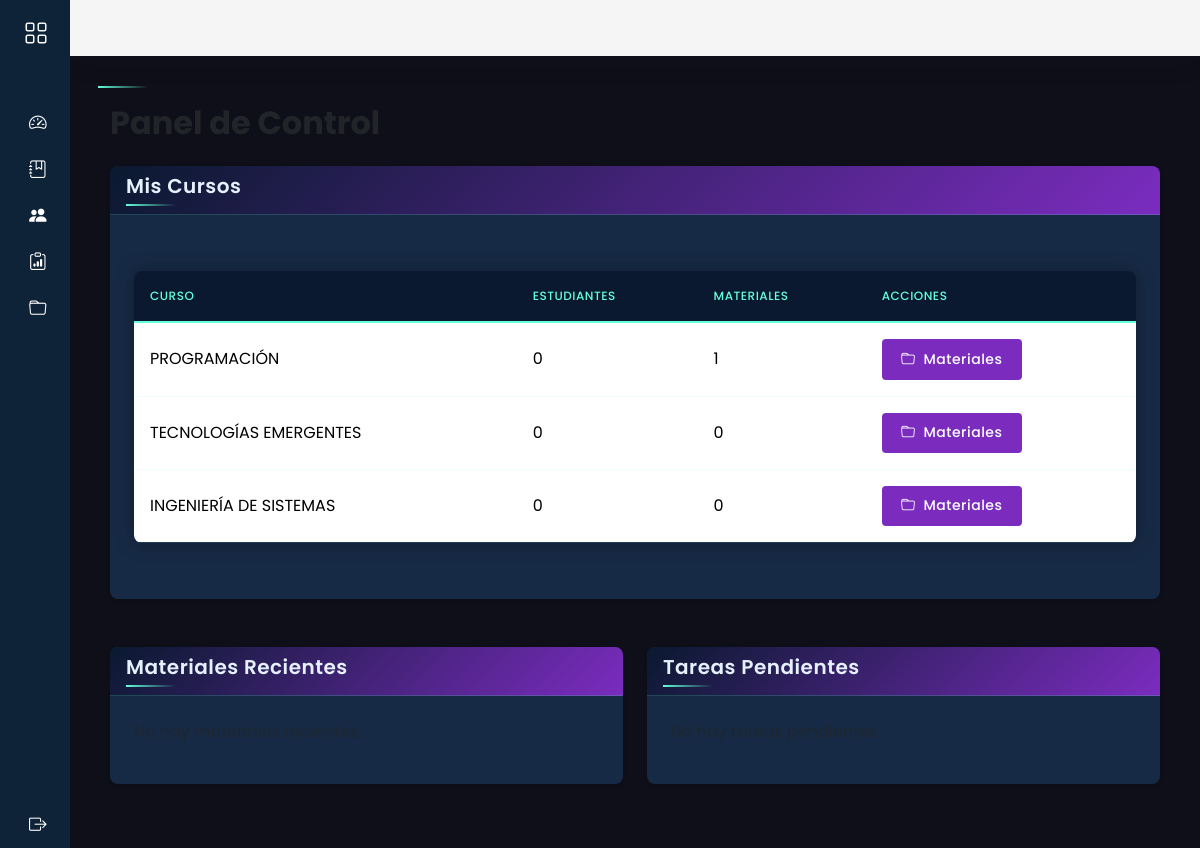
The app's page /docente/inicio/, older data.
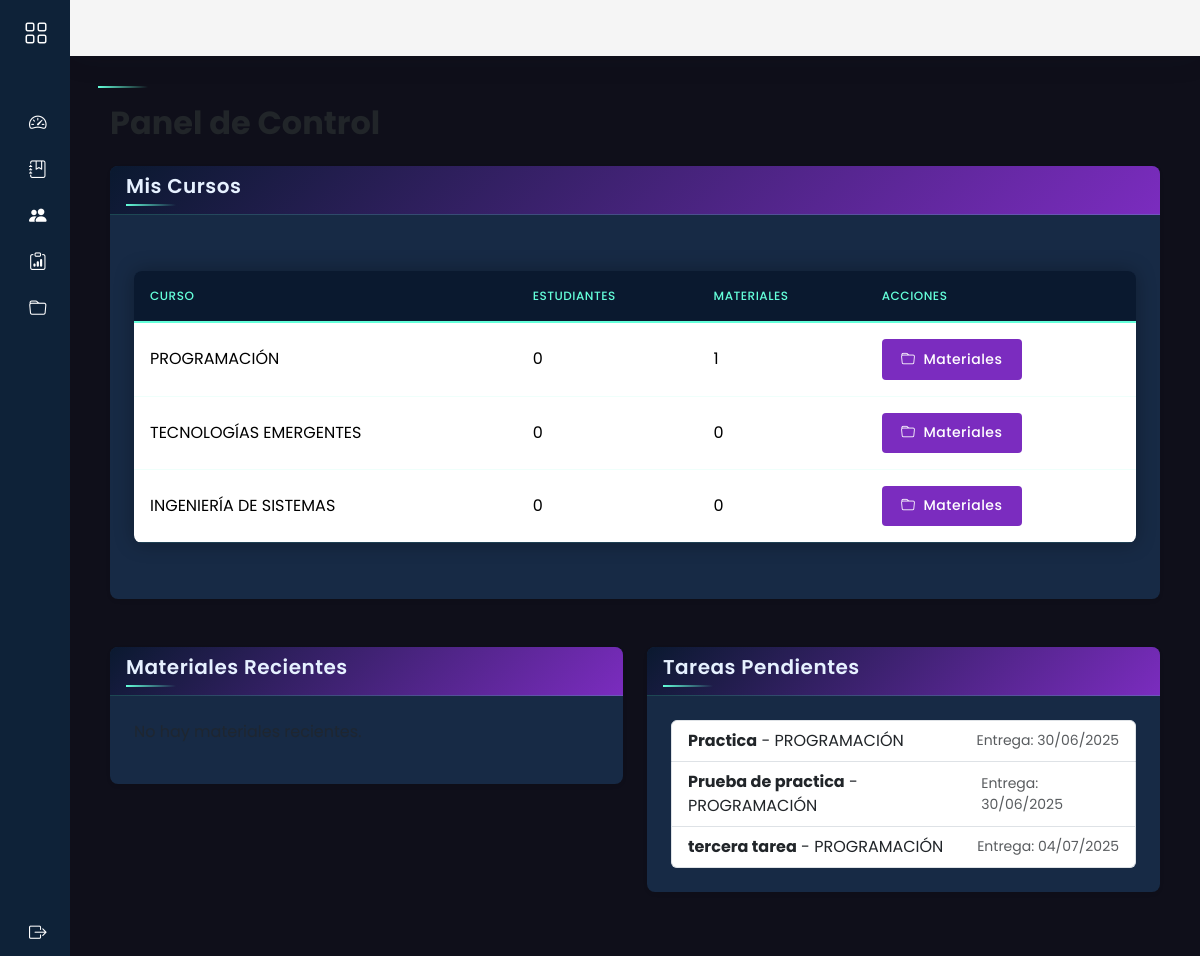
The same page, newer data.
### models/curso_model.py (models this page shows, shortened)
class Curso(db.Model):
    __tablename__ = 'cursos'
    id = db.Column(db.Integer, primary_key=True)
    nombre = db.Column(db.String(100), nullable=False)
    descripcion = db.Column(db.Text)
    sigla = db.Column(db.String(10), unique=True, nullable=False)
    carga_horaria = db.Column(db.Integer, nullable=False)
    activo = db.Column(db.Boolean, default=True, nullable=False)
    docente_id = db.Column(db.Integer, db.ForeignKey('docentes.id'),nullable=True)
    docente = db.relationship('Docente', back_populates='cursos')
    inscripciones = db.relationship('Inscripcion',back_populates='curso')
    inscripciones = db.relationship('Inscripcion', back_populates='curso')
    clases = db.relationship('Clase', back_populates='curso')

### models/tarea_model.py (models this page shows, shortened)
class Tarea(db.Model):
    __tablename__ = 'tareas'
    id = db.Column(db.Integer, primary_key=True)
    titulo = db.Column(db.String(100), nullable=False)
    descripcion = db.Column(db.Text)
    fecha_creacion = db.Column(db.DateTime, default=datetime.utcnow)  # Nuevo campo
    fecha_entrega = db.Column(db.DateTime, nullable=False)
    curso_id = db.Column(db.Integer, db.ForeignKey('cursos.id'), nullable=False)
    docente_id = db.Column(db.Integer, db.ForeignKey('docentes.id'), nullable=False)
    archivo_adjunto = db.Column(db.String(255))
    estado = db.Column(db.String(20), default='activa')  # 'activa', 'completada', 'cancelada'
    curso = db.relationship('Curso', backref='tareas_asignadas')  # Cambiado backref
    docente = db.relationship('Docente', backref='tareas_creadas')  # Cambiado backref

### controllers/docente/inicio_controller.py (the view)
@inicio_bp.route("/")
def dashboard():
    return mostrar_dashboard(docente_id=1)  # Cambia el 1 por el ID que exista en tu DB

### views/docente/inicio_view.py (called while the page is built)
def mostrar_dashboard(docente_id):
    cursos = Curso.query.filter_by(docente_id=docente_id).all()
    materiales_recientes = (
        Material.query
        .filter_by(docente_id=docente_id)
        .order_by(Material.fecha_subida.desc())
        .limit(5)
        .all()
    )
    tareas_pendientes = (
        Tarea.query
        .filter_by(docente_id=docente_id)
        .filter(Tarea.fecha_entrega >= datetime.now())
        .order_by(Tarea.fecha_entrega.asc())
        .all()
    )
    return render_template(
        'docente/inicio/dashboard.html',
        cursos=cursos,
        materiales_recientes=materiales_recientes,
        tareas_pendientes=tareas_pendientes
    )

### templates/docente/inicio/dashboard.html (shortened to what this page needs)
{% extends 'docente/base.html' %}
{% block content %}
<div class="container-fluid">
    <h2 class="fw-bold mb-4">Panel de Control</h2>
    <div class="row mb-4">
        <div class="col-md-12">
            <div class="card shadow-sm">
                <div class="card-header bg-primary text-white">
                    <h5 class="mb-0">Mis Cursos</h5>
                </div>
                <div class="card-body">
                    {% include 'docente/inicio/resumen_cursos.html' %}
                </div>
            </div>
        </div>
    </div>
    <div class="row">
        <div class="col-md-6">
            <div class="card shadow-sm">
                <div class="card-header bg-info text-white">
                    <h5 class="mb-0">Materiales Recientes</h5>
                </div>
                <div class="card-body">
                    {% if materiales_recientes %}
                        <ul class="list-group">
                            {% for material in materiales_recientes %}
                                <li class="list-group-item d-flex justify-content-between align-items-center">
                                    <span>
                                        <strong>{{ material.titulo }}</strong> - {{ material.curso.nombre }}
                                    </span>
                                    <small class="text-muted">{{ material.fecha_subida.strftime('%d/%m/%Y') }}</small>
                                </li>
                            {% endfor %}
                        </ul>
                    {% else %}
                        <p class="text-muted">No hay materiales recientes.</p>
                    {% endif %}
                </div>
            </div>
        </div>
        <div class="col-md-6">
            <div class="card shadow-sm">
                <div class="card-header bg-warning text-white">
                    <h5 class="mb-0">Tareas Pendientes</h5>
                </div>
                <div class="card-body">
                    {% if tareas_pendientes %}
                        <ul class="list-group">
                            {% for tarea in tareas_pendientes %}
                                <li class="list-group-item d-flex justify-content-between align-items-center">
                                    <span>
                                        <strong>{{ tarea.titulo }}</strong> - {{ tarea.curso.nombre }}
                                    </span>
                                    <small class="text-muted">Entrega: {{ tarea.fecha_entrega.strftime('%d/%m/%Y') }}</small>
                                </li>
                            {% endfor %}
                        </ul>
                    {% else %}
                        <p class="text-muted">No hay tareas pendientes.</p>
                    {% endif %}
                </div>
            </div>
        </div>
    </div>
</div>
{% endblock %}

### templates/docente/base.html (shortened to what this page needs)
<!doctype html>
<html lang="es">
<head>
    <link href="https://cdn.jsdelivr.net/npm/bootstrap@5.3.7/dist/css/bootstrap.min.css" rel="stylesheet"
>
    <link rel="stylesheet" href="{{ url_for('static', filename='css/docente.css') }}">
    <link rel="stylesheet" href="https://cdn.jsdelivr.net/npm/bootstrap-icons@1.8.1/font/bootstrap-icons.css">
    <link rel="stylesheet" href="https://cdn.jsdelivr.net/npm/bootstrap-icons@1.13.1/font/bootstrap-icons.min.css">
    <link href="https://cdn.datatables.net/v/bs5/dt-2.3.2/datatables.min.css" rel="stylesheet"
>
</head>
<body>
    <div class="wrapper">
        <aside id="sidebar">
            <div class="d-flex">
                <button id="toggle-btn" class="toggle-btn" type="button">
                    <i class="bi bi-grid"></i>
                </button>
            </div>
            <ul class="sidebar-nav">
                <li class="sidebar-item">
                    <a href="/docente/inicio" class="sidebar-link">
                        <i class="bi bi-speedometer2"></i>
                    </a>
                </li>
                <li class="sidebar-item">
                    <a href="/docente/cursos/" class="sidebar-link">
                        <i class="bi bi-journal-bookmark"></i>
                    </a>
                </li>
                <li class="sidebar-item">
                    <a href="/docente/estudiantes/" class="sidebar-link">
                        <i class="bi bi-people-fill"></i>
                    </a>
                </li>
                <li class="sidebar-item">
                    <a href="/docente/calificaciones/" class="sidebar-link">
                        <i class="bi bi-clipboard-data"></i>
                    </a>
                </li>
                <li class="sidebar-item">
                    <a href="#" class="sidebar-link collapsed has-dropdown" data-bs-toggle="collapse"
                        data-bs-target="#material" aria-expanded="false" aria-controls="material">
                        <i class="bi bi-folder"></i>
                    </a>
                </li>
            </ul>
            <div class="sidebar-footer">
                <a href="/docente/logout" class="sidebar-link">
                    <i class="bi bi-box-arrow-right"></i>
                </a>
            </div>
        </aside>
        <div class="main">
            <nav class="navbar navbar-expand px-4 py-3">
                <div class="navbar-collapse collapse">
                    <ul class="navbar-nav ms-auto">
                        <li class="nav-item dropdown">
                            <a href="#" class="nav-icon pe-md-0" data-bs-toggle="dropdown">
                            </a>
                        </li>
                    </ul>
                </div>
            </nav>
            <main class="content px-3 py-4">
                <div class="container-fluid">
                    <div class="mb-3">
                        <h3 class="fw-bold fs-4 mb-3">{% block header %}{% endblock %}</h3>
                        {% block content %}
                        {% endblock %}
                    </div>
                </div>
            </main>
        </div>
    </div>
</body>
</html>

### templates/docente/inicio/resumen_cursos.html
<div class="table-responsive">
    <table class="table table-hover">
        <thead>
            <tr>
                <th>Curso</th>
                <th>Estudiantes</th>
                <th>Materiales</th>
                <th>Acciones</th>
            </tr>
        </thead>
        <tbody>
            {% for curso in cursos %}
                <tr>
                    <td>{{ curso.nombre }}</td>
                    <td>{{ curso.estudiantes|length }}</td>
                    <td>{{ curso.materiales|length }}</td>
                    <td>
                        <a href="{{ url_for('docente_material.index', curso_id=curso.id) }}" class="btn btn-sm btn-primary">
                            <i class="bi bi-folder"></i> Materiales
                        </a>
                    </td>
                </tr>
            {% endfor %}
        </tbody>
    </table>
</div>

### static/css/docente.css (style rules this page uses)
body { font-family: 'Poppins', sans-serif; background: #ececec; }
::placeholder { font-size: 16px; }
a { text-decoration: none; }
li { list-style: none; }
.wrapper { display: flex; }
.main { display: flex; flex-direction: column; min-height: 100vh; width: 100%; overflow: hidden; transition: all 0.35s ease-in-out; background-color: #0f0f1a; min-width: 0; }
#sidebar { width: 70px; min-width: 70px; z-index: 1000; transition: all .25s ease-in-out; background-color: #0e2238; display: flex; flex-direction: column; }
.toggle-btn { background-color: transparent; cursor: pointer; border: 0; padding: 1rem 1.5rem; }
.toggle-btn i { font-size: 1.5rem; color: #FFF; }
.sidebar-nav { padding: 2rem 0; flex: 1 1 auto; }
a.sidebar-link { padding: .625rem 1.625rem; color: #FFF; display: block; font-size: 0.9rem; white-space: nowrap; border-left: 3px solid transparent; }
.sidebar-link i, .dropdown-item i { font-size: 1.1rem; margin-right: .75rem; }
.sidebar-item { position: relative; }
.navbar { background-color: #f5f5f5; box-shadow: 0 0 2rem 0 rgba(33, 37, 41, .1); }
.navbar-expand .navbar-collapse { min-width: 200px; }
.table>thead tr { color: #FFF; text-align: left; }
.content { flex: 1 1 auto; }
.sidebar-link.has-dropdown { position: relative; }
:root { --primary-dark: #0a192f; --secondary-dark: #172a45; --accent-blue: #64ffda; --accent-purple: #7b2cbf; --text-light: #ccd6f6; --text-lighter: #e6f1ff; --highlight: rgba(100, 255, 218, 0.1); }
h3, h5 { color: var(--text-lighter); font-weight: 600; position: relative; padding-bottom: 0.5rem; }
h3:after, h5:after { content: ''; position: absolute; bottom: 0; left: 0; width: 50px; height: 2px; background: linear-gradient(90deg, var(--accent-blue), transparent); }
.table-responsive { border-radius: 8px; overflow: hidden; box-shadow: 0 0 20px rgba(0, 0, 0, 0.3); background-color: var(--secondary-dark); margin: 2rem 0; }
.table { margin-bottom: 0; color: var(--text-light); background-color: var(--secondary-dark); }
.table th { background-color: var(--primary-dark); color: var(--accent-blue); font-weight: 500; letter-spacing: 0.5px; text-transform: uppercase; font-size: 0.75rem; border-bottom: 2px solid var(--accent-blue); padding: 1rem; }
.table td { padding: 1rem; border-bottom: 1px solid rgba(100, 255, 218, 0.1); vertical-align: middle; }
.card { background-color: var(--secondary-dark); border: none; border-radius: 8px; box-shadow: 0 5px 15px rgba(0, 0, 0, 0.3); transition: all 0.3s cubic-bezier(0.25, 0.8, 0.25, 1); overflow: hidden; margin-bottom: 1.5rem; }
.card-header { background: linear-gradient(135deg, var(--primary-dark), var(--accent-purple)); color: white; font-weight: 500; letter-spacing: 0.5px; border-bottom: 1px solid rgba(100, 255, 218, 0.2); }
.card-body { padding: 1.5rem; }
.card-header, .card-body, .card-body h5, .card-body p { color: var(--text-light); }
.btn { border: none; border-radius: 4px; padding: 0.6rem 1.2rem; font-weight: 500; letter-spacing: 0.5px; transition: all 0.3s ease; display: inline-flex; align-items: center; gap: 8px; position: relative; overflow: hidden; }
.btn:after { content: ''; position: absolute; top: 0; left: -100%; width: 100%; height: 100%; background: linear-gradient(90deg, transparent, rgba(255, 255, 255, 0.2), transparent); transition: 0.5s; }
.btn-primary { background-color: var(--accent-purple); color: white; }

Row changes from the older to the newer data that the page shows:
added Tarea: titulo "Practica", curso.nombre "PROGRAMACIÓN", fecha_entrega "30/06/2025"
added Tarea: titulo "Prueba de practica", curso.nombre "PROGRAMACIÓN", fecha_entrega "30/06/2025"
added Tarea: titulo "tercera tarea", curso.nombre "PROGRAMACIÓN", fecha_entrega "04/07/2025"
